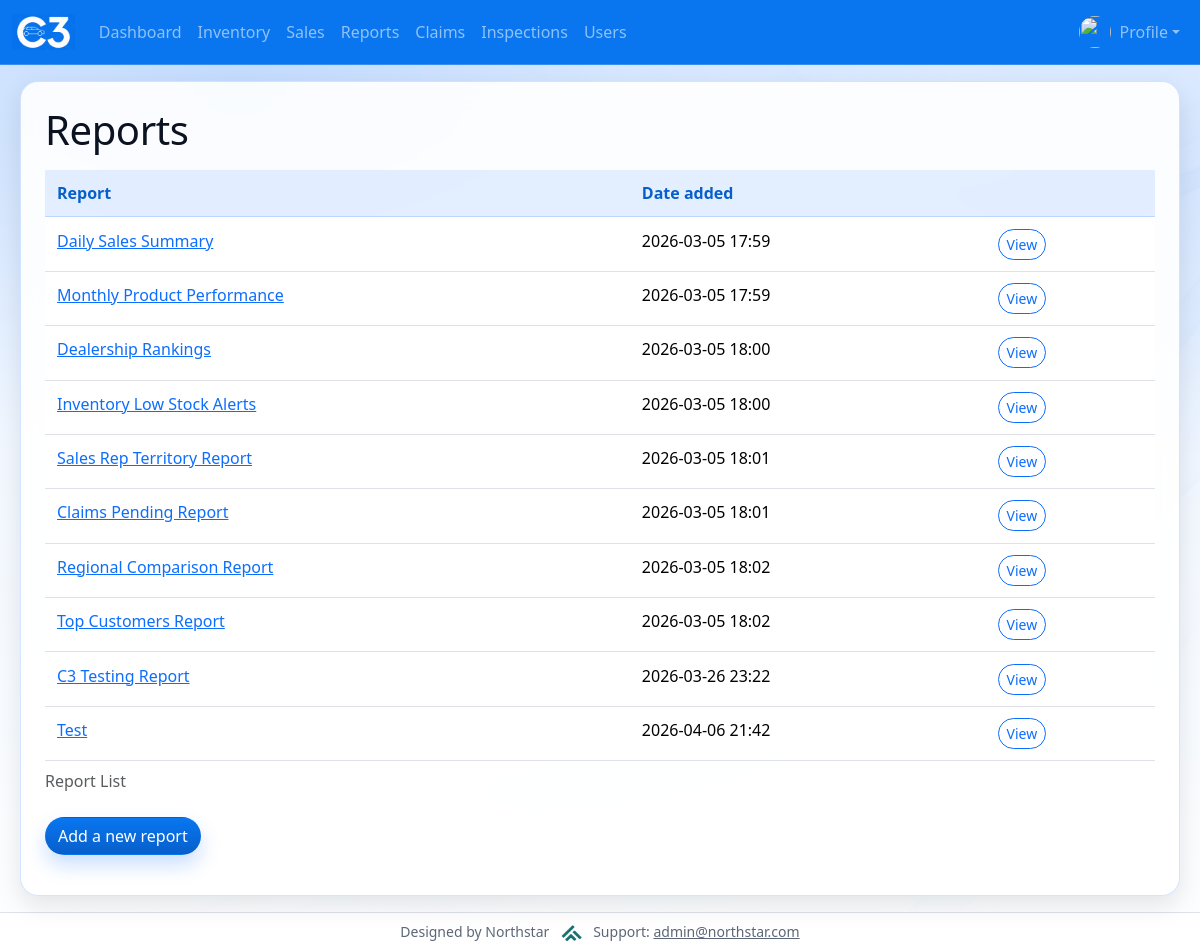
The app's page /home/reports/ (signed in), older data.
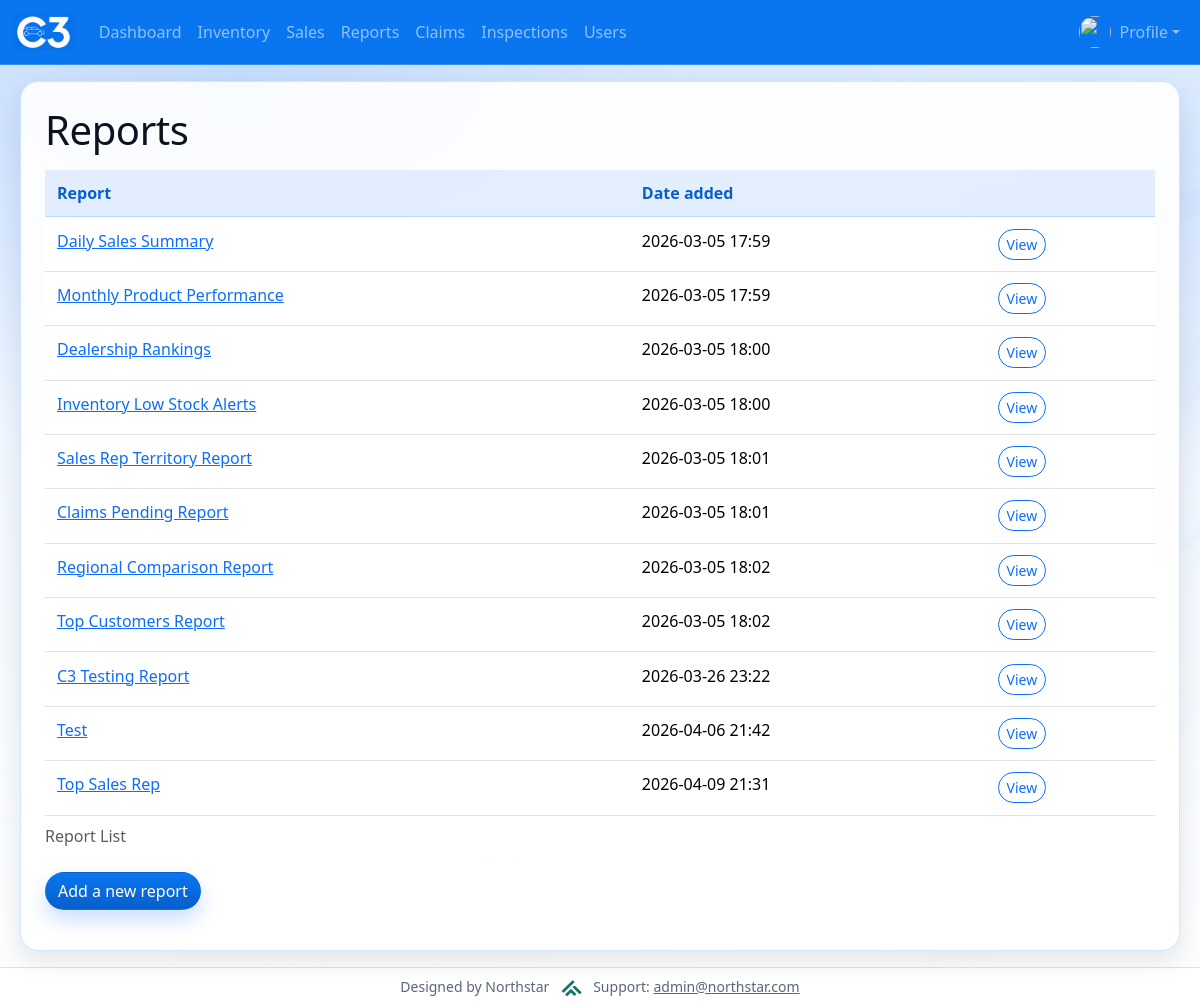
The same page, newer data.
### Dashboard/models.py (models this page shows, shortened)
class Report(models.Model):
    text = models.CharField(max_length=200)
    date_added = models.DateTimeField(auto_now_add=True)

### Dashboard/views.py (the view)
# urls.py: path("reports/", views.Reports, name="Reports"),
def Reports(request):
    reportlist = Report.objects.order_by("date_added")
    context = {"Reports": reportlist}
    return render(request, "Dashboard/Reports.html", context)

### Dashboard/inventory_services.py (called while the page is built)
def user_home_dealership(user):
    if not user or not user.is_authenticated:
        return None
    try:
        from Profile.models import UserProfile
        prof = UserProfile.objects.select_related("dealership").filter(user=user).first()
        return prof.dealership if prof else None
    except Exception:
        return None

### Dashboard/scope.py (called while the page is built)
def user_can_view_all_dealerships(user) -> bool:
    if not user.is_authenticated:
        return False
    u = (
        get_user_model()
        .objects.filter(pk=user.pk)
        .prefetch_related("groups")
        .first()
    )
    if not u:
        return False
    if u.is_staff or u.is_superuser:
        return True
    names = {g.name for g in u.groups.all()}
    return bool(names & {"Management", "Back Office"})

### Dashboard/templates/Dashboard/Reports.html (shortened to what this page needs)
{% extends "Dashboard/base.html" %}
{% block content %}
<h1 class="mb-3">Reports</h1>
<table class="table">
	<caption>Report List</caption>
	<thead>
		<tr>
			<th scope="col">Report</th>
			<th scope="col">Date added</th>
			<th scope="col"></th>
		</tr>
	</thead>
	<tbody>
		{% for report in Reports %}
		<tr>
			<td scope="row"><a href="{% url ns_site_namespace|add:':report' report.id %}">{{ report.text }}</a></td>
			<td>{{ report.date_added|date:"Y-m-d H:i" }}</td>
			<td><a href="{% url ns_site_namespace|add:':report' report.id %}" class="btn btn-sm btn-outline-primary">View</a></td>
		</tr>
		{% empty %}
		<tr><td colspan="3" class="text-muted">No reports yet.</td></tr>
		{% endfor %}
	</tbody>
</table>
<p><a href="{% url ns_site_namespace|add:':new_report' %}" class="btn btn-primary">Add a new report</a></p>
{% endblock content %}

Row changes from the older to the newer data that the page shows:
added Report: text "Top Sales Rep", date_added "2026-04-09 21:31"
